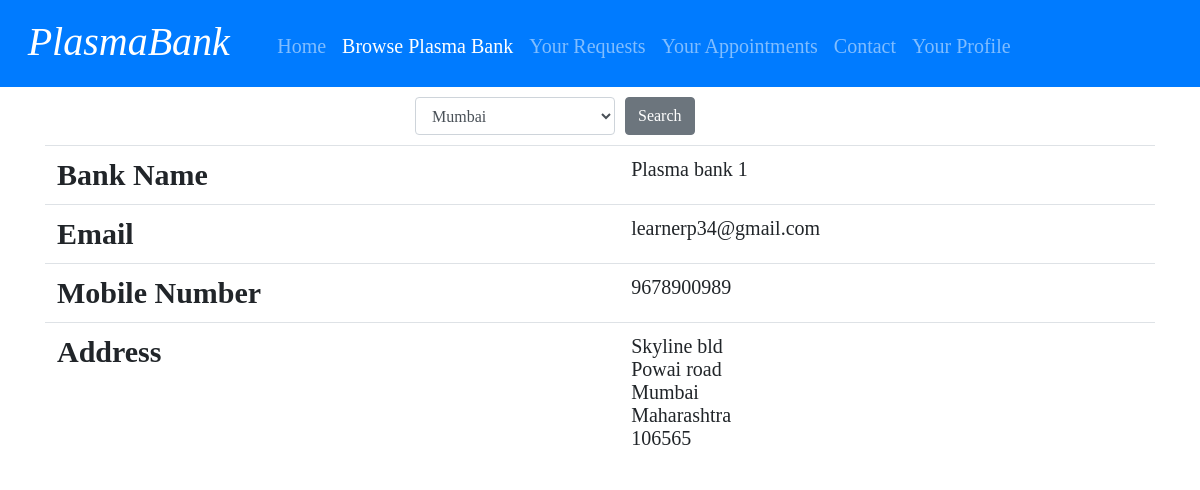
/individual/browse_plasma_bank.php (signed in), run on the app's committed database.
### tables this page shows
CREATE TABLE `individual_user` (
  `Userid` int(50) NOT NULL,
  `fname` varchar(50) NOT NULL,
  `lname` varchar(50) NOT NULL,
  `age` int(10) NOT NULL,
  `gender` varchar(50) NOT NULL,
  `email` varchar(50) NOT NULL,
  `phone` varchar(50) NOT NULL,
  `password` varchar(255) NOT NULL,
  `addressline1` varchar(255) NOT NULL,
  `addressline2` varchar(255) NOT NULL,
  `city` varchar(50) NOT NULL,
  `state` varchar(50) NOT NULL,
  `pincode` int(50) NOT NULL,
  `checkedtoken` varchar(255) NOT NULL,
  `initialtoken` varchar(255) NOT NULL
);

CREATE TABLE `organizational_user` (
  `org_id` int(50) NOT NULL,
  `pbname` varchar(50) NOT NULL,
  `email` varchar(50) NOT NULL,
  `phone` varchar(50) NOT NULL,
  `password` varchar(50) NOT NULL,
  `addressline1` varchar(255) NOT NULL,
  `addressline2` varchar(255) NOT NULL,
  `city` varchar(50) NOT NULL,
  `state` varchar(50) NOT NULL,
  `pincode` int(50) NOT NULL,
  `approvalfile` varchar(255) NOT NULL,
  `checkedtoken` varchar(255) NOT NULL,
  `initialtoken` varchar(255) NOT NULL,
  `approval_status` int(50) NOT NULL
);

### individual/browse_plasma_bank.php (the view, shortened to what this page needs)
<html>
    <head>
        <link rel="stylesheet" type="text/css" href="stylesheet.css">
        <link rel="stylesheet" type="text/css" href="stylesheet.css">
        <link rel="stylesheet" href="https://stackpath.bootstrapcdn.com/bootstrap/4.5.0/css/bootstrap.min.css">
    </head>
    <body>
        <?php
         $email=$_SESSION['email'];
         $db=new database();
         $conn=$db->connect();
        ?>
        <nav class="navbar navbar-expand-lg navbar-dark bg-primary">
            <div class="navbar-brand"><h1><i>PlasmaBank</i></h1></div>
            <div class="collapse navbar-collapse" id="navbarColor01">
              <ul class="navbar-nav mr-auto">
                <li class="nav-item">
                  <a class="nav-link"  href="home.php">Home</a>
                </li>
                <li class="nav-item">
                  <a class="nav-link active"  href="browse_plasma_bank.php">Browse Plasma Bank</a>
                </li>
                <li class="nav-item">
                  <a class="nav-link" href="your_requests.php">Your Requests</a>
                </li>
                <li class="nav-item">
                  <a class="nav-link" href="your_appointments.php">Your Appointments</a>
                </li>
                <li class="nav-item">
                  <a class="nav-link" href="contact.php">Contact</a>
                </li>
                <li class="nav-item">
                  <a class="nav-link" href="profile_ind.php">Your Profile</a>
                </li>
              </ul>
            </div>
          </nav>
          <?php
            $sql="SELECT * FROM individual_user WHERE email='$email';";
            $result=mysqli_query($conn,$sql);
            if($result==true)
            {
                if(mysqli_num_rows($result)>0)
                {
                    $row=mysqli_fetch_assoc($result);
                }
                else
                {
                    echo'<script>alert("Error occured. Please try again later.")</script>';
                    echo "<script>location.href='home.php'</script>";
                }
            }
            else{
                echo'<script>alert("Error occured. Please try again later.")</script>';
                echo "<script>location.href='home.php'</script>";
            }
            ?>
            <div class="container" id="s1">
              <form class="form-inline my-2 my-lg-0" method="POST" action="browse_plasma_bank.php">
                <select class="form-control"id="addressCity" name="addressCity" style="float: left;width:200px;"required>
                      <option value = "<?php if(isset($_POST['addressCity'])){echo $_POST['addressCity'];}else{echo $row['city'];} ?>"><?php if(isset($_POST['addressCity'])){echo $_POST['addressCity'];}else{echo $row['city'];} ?></option>
                </select>
                <input type="submit" class="btn btn-secondary my-2 my-sm-0" value="Search" style="float: right;margin-left:10px;">
              </form>
            </div>
            <div class='container' id='i2'>
            <?php
                  if(isset($_POST['addressCity']))
                  {
                    if(mysqli_num_rows($result1)>0)
                    {
                      while($row1=mysqli_fetch_assoc($result1))
                      {
                          echo "<table id='table' class='table table-hover'>
                            <tr>
                              <th>Bank Name</th>
                              <td id='pbname'>$row1[pbname]</td>
                            </tr>
                            <tr>
                              <th>Email</th>
                              <td id='email'>$row1[email]</td>
                            </tr>
                            <tr>
                              <th>Mobile Number</th>
                              <td id='phone'>$row1[phone]</td>
                            </tr>
                            <tr>
                              <th>Address</th>
                              <td id='address'>$row1[addressline1]<br>
                              $row1[addressline2]<br>
                              $row1[city]<br>
                              $row1[state]<br>
                              $row1[pincode]<br></td>
                            </tr>
                          </table>";
                        }
                    }
                    else{
                      echo "<p><h1 class='text-center'>No plasma bank available in this city.</h1></p>";
                    }
                  }
                  else
                  {
                    $sql1="SELECT * FROM organizational_user WHERE city='$row[city]' and approval_status=1;";
                    $result1=mysqli_query($conn,$sql1);
                    if(mysqli_num_rows($result1)>0)
                    {
                      while($row1=mysqli_fetch_assoc($result1))
                      {
                          echo "<table id='table' class='table table-hover'>
                            <tr>
                              <th>Bank Name</th>
                              <td id='pbname'>$row1[pbname]</td>
                            </tr>
                            <tr>
                              <th>Email</th>
                              <td id='email'>$row1[email]</td>
                            </tr>
                            <tr>
                              <th>Mobile Number</th>
                              <td id='phone'>$row1[phone]</td>
                            </tr>
                            <tr>
                              <th>Address</th>
                              <td id='address'>$row1[addressline1]<br>
                              $row1[addressline2]<br>
                              $row1[city]<br>
                              $row1[state]<br>
                              $row1[pincode]<br></td>
                            </tr>
                          </table>";
                        }
                    }
                    else{
                      echo "<p><h1 class='text-center'>No plasma bank available in this city.</h1></p>";
                    }
                  }
            ?>
            </div>
        <br>
    </body>
</html>

### individual/stylesheet.css (style rules this page uses)
body { font-size: 20px; background-color: rgb(240,240,240); font-family: arial, sans-serif; margin: 25px; }
h1 { font-size: 50px; font-weight: normal; margin-top: 5px; }
nav > div { font-size: 20px; font-weight: normal; margin-top: 5px; padding: 0% 1% 0% 1%; display: inline-block; }

### individual/browse_plasma_bank.php (style rules this page uses)
body { font-family: 'Times New Roman', Times, serif; }
#s1 { width: 400px; margin-top:10px; }
#table { margin-top: 10px; }
#table th { font-size: 30px; }
#table td { font-size: 20px; }

### data on the page
individual_user: addressCity "Mumbai"
organizational_user: pbname "Plasma bank 1", email "learnerp34@gmail.com", phone "9678900989", addressline1 "Skyline bld", addressline2 "Powai road", city "Mumbai", state "Maharashtra", pincode "106565"
